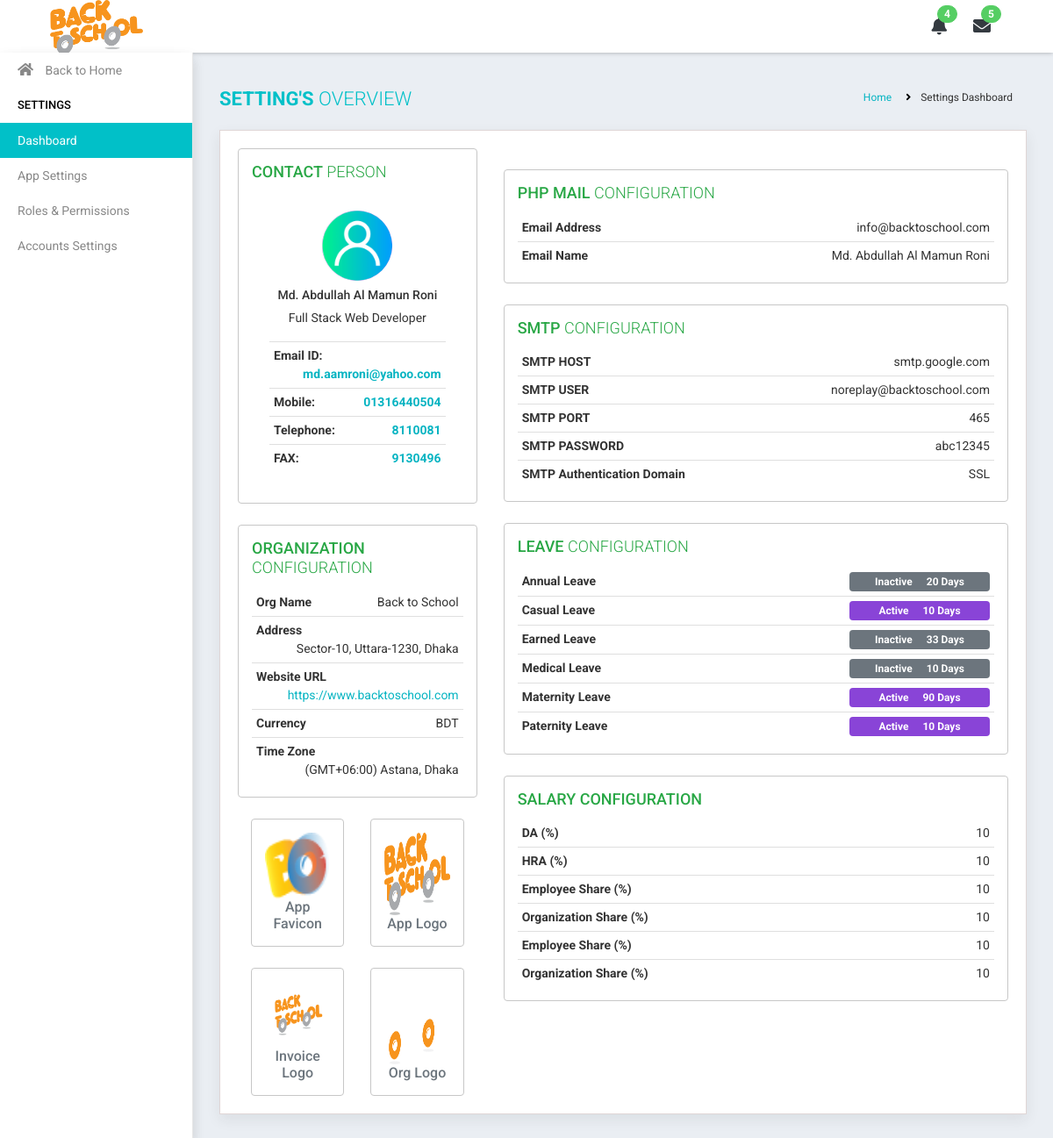
Screenshot of /settings-dashboard.php with the database file from the repository.
### tables this page shows
CREATE TABLE `ems_icons` (
  `id` int(11) NOT NULL COMMENT 'ICONS ID',
  `app_favicon` text DEFAULT NULL,
  `app_logo` text DEFAULT NULL,
  `invoice_logo` text DEFAULT NULL,
  `org_logo` text DEFAULT NULL,
  `created_at` datetime DEFAULT NULL,
  `updated_at` datetime DEFAULT NULL
);

CREATE TABLE `ems_contact_config` (
  `id` int(11) NOT NULL COMMENT 'CONTACT CONFIG ID',
  `image` text NOT NULL,
  `full_name` varchar(128) NOT NULL,
  `designation` varchar(64) NOT NULL,
  `email` varchar(64) NOT NULL,
  `fax` varchar(32) DEFAULT NULL,
  `phone` varchar(32) NOT NULL,
  `telephone` varchar(32) DEFAULT NULL,
  `created_at` datetime DEFAULT NULL,
  `updated_at` datetime DEFAULT NULL
);

CREATE TABLE `ems_org_config` (
  `id` int(11) NOT NULL COMMENT 'ORG CONFIG ID',
  `organization_name` varchar(128) NOT NULL,
  `website_url` varchar(128) NOT NULL,
  `currency` enum('BDT','USD','EURO') NOT NULL,
  `timezone` int(11) NOT NULL,
  `org_address` varchar(256) NOT NULL,
  `created_at` datetime DEFAULT NULL,
  `updated_at` datetime DEFAULT NULL
);

CREATE TABLE `ems_timezone` (
  `id` int(11) NOT NULL,
  `name` varchar(128) NOT NULL,
  `details` varchar(256) NOT NULL,
  `created_at` datetime DEFAULT NULL,
  `updated_at` datetime DEFAULT NULL
);

CREATE TABLE `php_mail_setting` (
  `id` int(11) NOT NULL,
  `ems_php_mail_from` varchar(128) NOT NULL,
  `ems_php_mail_name` varchar(128) NOT NULL,
  `created_at` datetime DEFAULT NULL,
  `updated_at` datetime DEFAULT NULL
);

CREATE TABLE `smtp_setting` (
  `id` int(11) NOT NULL COMMENT 'SMTP ID',
  `ems_smtp_host` varchar(128) NOT NULL,
  `ems_smtp_user` varchar(128) NOT NULL,
  `ems_smtp_pass` varchar(128) NOT NULL,
  `ems_smtp_port` varchar(32) NOT NULL,
  `ems_smtp_auth_domain` varchar(256) NOT NULL,
  `created_at` datetime DEFAULT NULL,
  `updated_at` datetime DEFAULT NULL
);

CREATE TABLE `ems_leave_config` (
  `id` int(11) NOT NULL COMMENT 'LEAVE CONFIG ID',
  `type` enum('Annual Leave','Casual Leave','Earned Leave','Festival Holidays','Medical Leave','Maternity Leave','Paternity Leave','Study Leave') NOT NULL,
  `days` int(2) NOT NULL,
  `status` enum('Active','Inactive') NOT NULL,
  `created_at` datetime DEFAULT NULL,
  `updated_at` datetime DEFAULT NULL
);

CREATE TABLE `salary_setting` (
  `id` int(11) NOT NULL COMMENT 'SALARY ID',
  `ems_da` double DEFAULT NULL,
  `ems_hra` double DEFAULT NULL,
  `ems_pf_ees_share` double DEFAULT NULL,
  `ems_pf_org_share` double DEFAULT NULL,
  `ems_esi_ees_share` double DEFAULT NULL,
  `ems_esi_org_share` double DEFAULT NULL,
  `created_at` datetime DEFAULT NULL,
  `updated_at` datetime DEFAULT NULL
);

### resource/view/content/settings-dashboard.php (the view, shortened to what the rows shown need)
<?php
$eloquent = new Eloquent;
$columnName = "*";
$tableName = "ems_contact_config";
$fetchContactConfig = $eloquent->selectData($columnName, $tableName);
$columnName = "*";
$tableName = "ems_org_config";
$fetchOrgConfig = $eloquent->selectData($columnName, $tableName);
$columnName = $tableName = $whereValue = null;
$columnName = "*";
$tableName = "ems_timezone";
$whereValue["id"] = $fetchOrgConfig[0]['timezone'];
$fetchTimeZone = $eloquent->selectData($columnName, $tableName, @$whereValue);
$columnName = "*";
$tableName = "ems_icons";
$fetchLogoConfig = $eloquent->selectData($columnName, $tableName);
$columnName = "*";
$tableName = "php_mail_setting";
$fetchPHPMailsettings = $eloquent->selectData($columnName, $tableName);
$columnName = "*";
$tableName = "smtp_setting";
$fetchSMTPsettings = $eloquent->selectData($columnName, $tableName);
$columnName = "*";
$tableName = "ems_leave_config";
$fetchLeaveConfig = $eloquent->selectData($columnName, $tableName);
$columnName = "*";
$tableName = "salary_setting";
$salaryResult = $eloquent->selectData($columnName, $tableName);
?>
<div class="page-wrapper">
	<div class="content container-fluid">
		<div class="content-page">
			<div class="row">
				<div class="col-lg-12 col-md-12 col-sm-12 col-12">
					<div class="aboutprofile-sidebar">
						<div class="row">
							<div class="col-lg-4 col-md-12 col-sm-12 col-12">
								<div class="aboutprofile">
									<div class="card">
										<div class="card-body">
											<div class="row">
												<div class="col-lg-12 col-md-12 col-sm-12 col-12">
													<div class="profile-img">
														<img class="avatar" src="
														<?php echo $GLOBALS['ADMIN_IMAGE_DIRECTORY'].$fetchContactConfig[0]['image'] ?>
														" alt="">
													</div>
													<div class="aboutprofile-name">
														<h5 class="text-center mt-2">
															<?php echo $fetchContactConfig[0]['full_name'] ?>
														</h5>
														<p class="text-center">
															<?php echo $fetchContactConfig[0]['designation'] ?>
														</p>
													</div>
													<ul class="list-group list-group-flush font-weight-bold">
														<li class="list-group-item"> Email ID:
															<a href="mailto:" class="float-right">
																<?php echo $fetchContactConfig[0]['email'] ?>
															</a>
														</li>
														<li class="list-group-item"> Mobile:
															<a href="tel:" class="float-right">
																<?php echo $fetchContactConfig[0]['phone'] ?>
															</a>
														</li>
														<li class="list-group-item"> Telephone:
															<a href="tel:" class="float-right">
																<?php echo $fetchContactConfig[0]['telephone'] ?>
															</a>
														</li>
														<li class="list-group-item"> FAX:
															<a href="fax:" class="float-right">
																<?php echo $fetchContactConfig[0]['fax'] ?>
															</a>
														</li>
													</ul>
												</div>
											</div>
										</div>
									</div>
								</div>
								<div class="aboutme-profile mt-4">
									<div class="card">
										<div class="card-body">
											<ul class="list-group list-group-flush">
												<li class="list-group-item">
													<b> Org Name </b>
													<span class="float-right"> <?php echo $fetchOrgConfig[0]['organization_name'] ?> </span>
												</li>
												<li class="list-group-item">
													<b> Address </b>
													<span class="float-right"> <?php echo $fetchOrgConfig[0]['org_address'] ?> </span>
												</li>
												<li class="list-group-item">
													<span class="float-right">
														<a href="<?php echo $fetchOrgConfig[0]['website_url'] ?>" target="_blank">
															<?php echo $fetchOrgConfig[0]['website_url'] ?>
														</a>
													</span>
												</li>
												<li class="list-group-item">
													<b> Currency </b>
													<span class="float-right"> <?php echo $fetchOrgConfig[0]['currency'] ?> </span>
												</li>
												<li class="list-group-item">
													<b> Time Zone </b>
													<span class="float-right"> <?php echo $fetchTimeZone[0]['details'] ?> </span>
												</li>
											</ul>
										</div>
									</div>
								</div>
								<div class="aboutme-profile">
									<div class="container">
										<div class="row mt-4">
											<div class="col-md-6">
												<div class="card" style="height:146px;">
													<img src="<?php echo $GLOBALS['APP_LOGO_IMAGES_DIRECTORY'] . $fetchLogoConfig[0]['app_favicon'] ?>" class="card-img-top" alt="" style="height:96px;">
													<div class="card-body text-center">
														<h5 class="card-title text-secondary"> App Favicon </h5>
													</div>
												</div>
											</div>
											<div class="col-md-6">
												<div class="card" style="height:146px;">
													<img src="<?php echo $GLOBALS['APP_LOGO_IMAGES_DIRECTORY'] . $fetchLogoConfig[0]['app_logo'] ?>"" class="card-img-top" alt="" style="height:96px;">
													<div class="card-body text-center">
														<h5 class="card-title text-secondary"> App Logo </h5>
													</div>
												</div>
											</div>
										</div>
										<div class="row mt-4">
											<div class="col-md-6">
												<div class="card" style="height:146px;">
													<img src="<?php echo $GLOBALS['APP_LOGO_IMAGES_DIRECTORY'] . $fetchLogoConfig[0]['invoice_logo'] ?>"" class="card-img-top" alt="" style="height:96px;">
													<div class="card-body text-center">
														<h5 class="card-title text-secondary"> Invoice Logo </h5>
													</div>
												</div>
											</div>
											<div class="col-md-6">
												<div class="card" style="height:146px;">
													<img src="<?php echo $GLOBALS['APP_LOGO_IMAGES_DIRECTORY'] . $fetchLogoConfig[0]['org_logo'] ?>"" class="card-img-top" alt="" style="height:96px;">
													<div class="card-body text-center">
														<h5 class="card-title text-secondary"> Org Logo </h5>
													</div>
												</div>
											</div>
										</div>
									</div>
								</div>
							</div>
							<div class="col-lg-8 col-md-12 col-sm-12 col-12">
								<div class="aboutme-profile mt-4">
									<div class="card">
										<div class="card-body">
											<ul class="list-group list-group-flush">
												<li class="list-group-item">
													<b>Email Address</b> <span class="float-right"><?php echo $fetchPHPMailsettings[0]['ems_php_mail_from']; ?></span>
												</li>
												<li class="list-group-item">
													<b>Email Name</b> <span class="float-right"><?php echo $fetchPHPMailsettings[0]['ems_php_mail_name']; ?></span>
												</li>
											</ul>
										</div>
									</div>
								</div>
								<div class="aboutme-profile mt-4">
									<div class="card">
										<div class="card-body">
											<ul class="list-group list-group-flush">
												<li class="list-group-item"><b>SMTP HOST</b>
													<span class="float-right"> <?php echo $fetchSMTPsettings[0]['ems_smtp_host'] ;?> </span>
												</li>
												<li class="list-group-item"><b>SMTP USER</b>
													<span class="float-right"> <?php echo $fetchSMTPsettings[0]['ems_smtp_user'] ;?> </span>
												</li>
												<li class="list-group-item"><b>SMTP PORT</b>
													<span class="float-right"> <?php echo $fetchSMTPsettings[0]['ems_smtp_port'] ;?> </span>
												</li>
												<li class="list-group-item"><b>SMTP PASSWORD</b>
													<span class="float-right"> <?php echo $fetchSMTPsettings[0]['ems_smtp_pass'] ;?> </span>
												</li>
												<li class="list-group-item"><b>SMTP Authentication Domain</b>
													<span class="float-right"> <?php echo $fetchSMTPsettings[0]['ems_smtp_auth_domain'] ;?>  </span>
												</li>
											</ul>
										</div>
									</div>
								</div>
								<div class="aboutme-profile mt-4">
									<div class="card">
										<div class="card-body">
											<ul class="list-group list-group-flush">
											<?php
											if($fetchLeaveConfig > 0)
											{
												foreach($fetchLeaveConfig AS $eachRow)
												{
											?>
											<li class="list-group-item">
												<b> <?php echo $eachRow['type'] ?> </b>
												<?php
												if($eachRow['status'] == 'Active')
												{
													echo '
													<span class="float-right badge badge-success" style="width:160px; padding: 5px 0px; font-size: 12px;">
													'. $eachRow['status'] .'<span class="mr-3"></span>'. $eachRow['days'] .' Days
													</span>';
												}
												else if($eachRow['status'] == 'Inactive')
												{
													echo '
													<span class="float-right badge badge-secondary" style="width:160px; padding: 5px 0px; font-size: 12px;">
													'. $eachRow['status'] .'<span class="mr-3"></span>'. $eachRow['days'] .' Days
													<span>';
												}
												?>
											</li>
											<?php
												}
											}
											?>
											</ul>
										</div>
									</div>
								</div>
								<div class="aboutme-profile mt-4">
									<div class="card">
										<div class="card-body">
											<ul class="list-group list-group-flush">
												<li class="list-group-item">
													<b>DA (%)</b>
													<span class="float-right"> <?php echo $salaryResult[0]['ems_da'] ;?> </span>
												</li>
												<li class="list-group-item">
													<b>HRA (%)</b>
													<span class="float-right"> <?php echo $salaryResult[0]['ems_hra'] ;?> </span>
												</li>
												<li class="list-group-item">
													<b>Employee Share (%)</b>
													<span class="float-right"> <?php echo $salaryResult[0]['ems_pf_ees_share'] ;?> </span>
												</li>
												<li class="list-group-item">
													<b>Organization Share (%)</b>
													<span class="float-right"> <?php echo $salaryResult[0]['ems_pf_org_share'] ;?> </span>
												</li>
												<li class="list-group-item">
													<b>Employee Share (%)</b>
													<span class="float-right"> <?php echo $salaryResult[0]['ems_esi_ees_share'] ;?> </span>
												</li>
												<li class="list-group-item">
													<b>Organization Share (%)</b>
													<span class="float-right"> <?php echo $salaryResult[0]['ems_esi_org_share'] ;?> </span>
												</li>
											</ul>
										</div>
									</div>
								</div>
							</div>
						</div>
					</div>
				</div>
			</div>
		</div>
	</div>
</div>

### resource/view/include/top.php (shortened to what the rows shown need)
<?php
include("app/Models/Eloquent.php");
$eloquent = new Eloquent;
$columnName = "*";
$tableName = "ems_icons";
$fetchLogoData = $eloquent->selectData($columnName, $tableName);
$logo = $GLOBALS['APP_LOGO_IMAGES_DIRECTORY'] . $fetchLogoData[0]['app_logo'];
?>
<!DOCTYPE html>
<html lang="en">
<head>
	<link rel="stylesheet" type="text/css" href="public/assets/css/all.css">
	<link rel="stylesheet" type="text/css" href="public/assets/css/bootstrap.min.css">
	<link rel="stylesheet" type="text/css" href="public/assets/css/dataTables.bootstrap4.min.css">
	<link rel="stylesheet" type="text/css" href="public/assets/css/select2.min.css">
	<link rel="stylesheet" type="text/css" href="public/assets/css/tagsinput.css">
	<link rel="stylesheet" type="text/css" href="public/assets/css/datepicker.css">
	<link rel="stylesheet" type="text/css" href="public/assets/plugins/fullcalendar/fullcalendar.min.css">
	<link rel="stylesheet" type="text/css" href="public/assets/plugins/light-gallery/css/lightgallery.min.css">
	<link rel="stylesheet" type="text/css" href="public/assets/plugins/icheck/skins/all.css">
	<link rel="stylesheet" type="text/css" href="public/assets/plugins/summernote/dist/summernote-bs4.css">
	<link rel="stylesheet" type="text/css" href="public/assets/css/style.css">
	<link rel="stylesheet" type="text/css" href="public/assets/css/custom.css">
	</head>
	<body>
		<div class="main-wrapper">
			<div class="header">
				<div class="header-left">
					<a href="index.php" class="logo">
						<img src="<?php echo $logo ?>" alt="" style="width: auto; height: 66px;">
					</a>
				</div>
			</div>

### rows the page displays
ems_icons: app_logo (picture), app_favicon (picture), invoice_logo (picture), org_logo (picture)
ems_contact_config: image (picture), full_name "Md. Abdullah Al Mamun Roni", designation "Full Stack Web Developer", email "md.aamroni@yahoo.com", phone "01316440504", telephone "8110081", fax "9130496"
ems_org_config: organization_name "Back to School", org_address "Sector-10, Uttara-1230, Dhaka", website_url "https://www.backtoschool.com", currency "BDT"
ems_timezone: details "(GMT+06:00) Astana, Dhaka"
php_mail_setting: ems_php_mail_from "info@backtoschool.com", ems_php_mail_name "Md. Abdullah Al Mamun Roni"
smtp_setting: ems_smtp_host "smtp.google.com", ems_smtp_user "noreplay@backtoschool.com", ems_smtp_port "465", ems_smtp_pass "abc12345", ems_smtp_auth_domain "SSL"
ems_leave_config: type "Annual Leave", status "Inactive", days "20"
ems_leave_config: type "Casual Leave", status "Active", days "10"
ems_leave_config: type "Earned Leave", status "Inactive", days "33"
ems_leave_config: type "Medical Leave", status "Inactive", days "10"
ems_leave_config: type "Maternity Leave", status "Active", days "90"
ems_leave_config: type "Paternity Leave", status "Active", days "10"
salary_setting: ems_da "10", ems_hra "10", ems_pf_ees_share "10", ems_pf_org_share "10", ems_esi_ees_share "10", ems_esi_org_share "10"

### other values shown
$eventCount "4"
$noticeCount "5"
